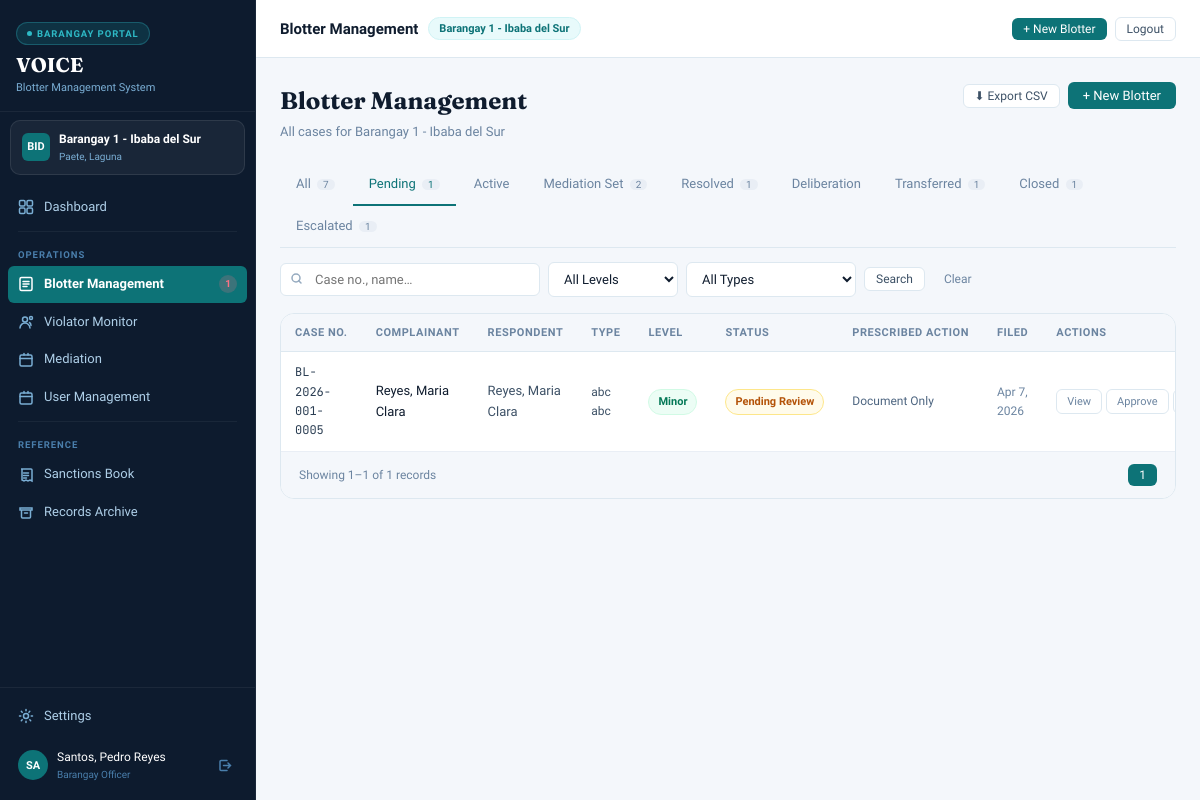
The app's page /barangay-portal/index.php?page=blotter-management&status=pending_review (signed in) with its own data.
### tables this page shows
CREATE TABLE `barangays` (
  `id` int(10) UNSIGNED NOT NULL,
  `name` varchar(120) NOT NULL,
  `municipality` varchar(120) NOT NULL,
  `province` varchar(120) DEFAULT NULL,
  `psgc_code` varchar(20) DEFAULT NULL,
  `contact_no` varchar(20) DEFAULT NULL,
  `email` varchar(120) DEFAULT NULL,
  `address` text DEFAULT NULL,
  `captain_name` varchar(120) DEFAULT NULL,
  `is_active` tinyint(1) NOT NULL DEFAULT 1,
  `created_at` datetime NOT NULL DEFAULT current_timestamp(),
  `updated_at` datetime NOT NULL DEFAULT current_timestamp() ON UPDATE current_timestamp()
);

CREATE TABLE `blotters` (
  `id` int(10) UNSIGNED NOT NULL,
  `case_number` varchar(30) NOT NULL,
  `barangay_id` int(10) UNSIGNED NOT NULL,
  `complainant_user_id` int(10) UNSIGNED DEFAULT NULL,
  `respondent_user_id` int(10) UNSIGNED DEFAULT NULL,
  `complainant_name` varchar(200) NOT NULL,
  `complainant_contact` varchar(20) DEFAULT NULL,
  `complainant_address` text DEFAULT NULL,
  `respondent_name` varchar(200) NOT NULL DEFAULT 'Unknown',
  `respondent_contact` varchar(20) DEFAULT NULL,
  `respondent_address` text DEFAULT NULL,
  `incident_type` varchar(100) NOT NULL,
  `violation_level` enum('minor','moderate','serious','critical') NOT NULL,
  `incident_date` date NOT NULL,
  `incident_time` time DEFAULT NULL,
  `incident_location` text DEFAULT NULL,
  `incident_lat` decimal(10,7) DEFAULT NULL,
  `incident_lng` decimal(10,7) DEFAULT NULL,
  `narrative` text DEFAULT NULL,
  `prescribed_action` enum('document_only','mediation','refer_barangay','refer_police','refer_vawc','escalate_municipality','pending') NOT NULL DEFAULT 'pending',
  `status` enum('pending_review','active','mediation_set','escalated','resolved','closed','transferred','dismissed','cfa_issued','repudiated') NOT NULL DEFAULT 'pending_review',
  `assigned_officer_id` int(10) UNSIGNED DEFAULT NULL,
  `filed_by_user_id` int(10) UNSIGNED DEFAULT NULL,
  `remarks` text DEFAULT NULL,
  `complainant_missed` tinyint(3) UNSIGNED NOT NULL DEFAULT 0 COMMENT 'How many mediation sessions complainant missed',
  `respondent_missed` tinyint(3) UNSIGNED NOT NULL DEFAULT 0 COMMENT 'How many mediation sessions respondent missed',
  `created_at` datetime NOT NULL DEFAULT current_timestamp(),
  `updated_at` datetime NOT NULL DEFAULT current_timestamp() ON UPDATE current_timestamp()
);

### connection/connect.php (called while the page is built, shortened)
<?php
function currentUser(): array {
    return [
        'id'         => $_SESSION['user_id']   ?? null,
        'name'       => $_SESSION['user_name'] ?? null,
        'role'       => $_SESSION['user_role'] ?? null,
        'barangay_id'=> $_SESSION['barangay_id'] ?? null,
    ];
}
function e(string $str): string {
    return htmlspecialchars($str, ENT_QUOTES, 'UTF-8');
}

### barangay-portal/index.php (the view, shortened to what this page needs)
<?php
require_once '../connection/auth.php';
$user = currentUser();
$allowed = ['dashboard','blotter-management','violator-monitor','mediation','user-management','sanctions-book','records-archive','settings'];
$page    = (isset($_GET['page']) && in_array($_GET['page'], $allowed)) ? $_GET['page'] : 'dashboard';
$titles = [
    'dashboard'          => 'Dashboard',
    'blotter-management' => 'Blotter Management',
    'violator-monitor'   => 'Violator Monitor',
    'mediation'          => 'Mediation',
    'user-management'     => 'User Management',
    'sanctions-book'     => 'Sanctions Book',
    'records-archive'    => 'Records Archive',
    'settings'           => 'Settings',
];
$bid = (int)$user['barangay_id'];
$bgy = ['name' => 'Barangay', 'municipality' => '', 'province' => '', 'captain_name' => '', 'contact_no' => ''];
try {
    $s = $pdo->prepare("SELECT * FROM barangays WHERE id = ? LIMIT 1");
    $s->execute([$bid]);
    $bgy = $s->fetch() ?: $bgy;
} catch (PDOException $e) {}
$pending_count = 0;
try {
    $pending_count = (int)$pdo->query(
        "SELECT COUNT(*) FROM blotters WHERE barangay_id = $bid AND status = 'pending_review'"
    )->fetchColumn();
} catch (PDOException $e) {}
$bgy_init = strtoupper(implode('', array_slice(
    array_map(fn($w) => $w[0],
        array_filter(explode(' ', $bgy['name']), fn($w) => strlen($w) > 2)
    ), 0, 3
)));
?>
<!DOCTYPE html>
<html lang="en">
<head>
  <link rel="stylesheet" href="css/styles.css">
</head>
<body>
<div class="app">
  <aside class="sidebar">
    <div class="sb-brand">
      <div class="sb-pill"><div class="sb-dot"></div><span>Barangay Portal</span></div>
      <div class="sb-name">VOICE</div>
      <div class="sb-sub">Blotter Management System</div>
    </div>
    <div class="bgy-chip">
      <div class="bgy-av"><?= $bgy_init ?></div>
      <div>
        <div class="bgy-nm"><?= e($bgy['name']) ?></div>
        <div class="bgy-loc"><?= e($bgy['municipality']) ?><?= $bgy['province'] ? ', ' . e($bgy['province']) : '' ?></div>
      </div>
    </div>
    <nav>
      <a class="nav-a <?= $page === 'dashboard' ? 'active' : '' ?>" href="?page=dashboard">
        <span class="nav-label">Dashboard</span>
      </a>
      <div class="nav-hr"></div>
      <div class="nav-sec">Operations</div>
      <a class="nav-a <?= $page === 'blotter-management' ? 'active' : '' ?>" href="?page=blotter-management">
        <svg class="nav-icon" viewBox="0 0 16 16" fill="none" stroke="currentColor" stroke-width="1.5" stroke-linecap="round"><rect x="2" y="1.5" width="12" height="13" rx="1.5"/><path d="M5 5.5h6M5 8h6M5 10.5h4"/></svg>
        <span class="nav-label">Blotter Management</span>
        <?php if ($pending_count > 0): ?><span class="nav-badge nb-rose"><?= $pending_count ?></span><?php endif; ?>
      </a>
      <a class="nav-a <?= $page === 'violator-monitor' ? 'active' : '' ?>" href="?page=violator-monitor">
        <svg class="nav-icon" viewBox="0 0 16 16" fill="none" stroke="currentColor" stroke-width="1.5" stroke-linecap="round"><circle cx="7" cy="5.5" r="2.5"/><path d="M2 14c0-3 2.5-5 5-5s5 2.2 5 5"/><circle cx="13" cy="4" r="1.5"/><path d="M11.5 8.5c.8.5 1.5 1.4 1.5 3"/></svg>
        <span class="nav-label">Violator Monitor</span>
      </a>
      <a class="nav-a <?= $page === 'mediation' ? 'active' : '' ?>" href="?page=mediation">
        <svg class="nav-icon" viewBox="0 0 16 16" fill="none" stroke="currentColor" stroke-width="1.5" stroke-linecap="round"><rect x="2" y="3" width="12" height="11" rx="1.5"/><path d="M2 6.5h12M6 3V1.5M10 3V1.5"/></svg>
        <span class="nav-label">Mediation</span>
      </a>
      <a class="nav-a <?= $page === 'user-management' ? 'active' : '' ?>" href="?page=user-management">
        <svg class="nav-icon" viewBox="0 0 16 16" fill="none" stroke="currentColor" stroke-width="1.5" stroke-linecap="round"><rect x="2" y="3" width="12" height="11" rx="1.5"/><path d="M2 6.5h12M6 3V1.5M10 3V1.5"/></svg>
        <span class="nav-label">User Management</span>
      </a>
      <div class="nav-hr"></div>
      <div class="nav-sec">Reference</div>
      <a class="nav-a <?= $page === 'sanctions-book' ? 'active' : '' ?>" href="?page=sanctions-book">
        <svg class="nav-icon" viewBox="0 0 16 16" fill="none" stroke="currentColor" stroke-width="1.5" stroke-linecap="round"><path d="M3 2h10a1 1 0 0 1 1 1v11l-2-1-2 1-2-1-2 1-2-1V3a1 1 0 0 1 1-1z"/><path d="M5.5 6h5M5.5 8.5h5M5.5 11h3"/></svg>
        <span class="nav-label">Sanctions Book</span>
      </a>
      <a class="nav-a <?= $page === 'records-archive' ? 'active' : '' ?>" href="?page=records-archive">
        <svg class="nav-icon" viewBox="0 0 16 16" fill="none" stroke="currentColor" stroke-width="1.5" stroke-linecap="round"><path d="M2 4h12v2H2zM3.5 6v7a1 1 0 0 0 1 1h7a1 1 0 0 0 1-1V6"/><path d="M6.5 9h3"/></svg>
        <span class="nav-label">Records Archive</span>
      </a>
    </nav>
    <div class="sb-foot">
      <a class="nav-a <?= $page === 'settings' ? 'active' : '' ?>" href="?page=settings" style="margin-bottom:6px">
        <svg class="nav-icon" viewBox="0 0 16 16" fill="none" stroke="currentColor" stroke-width="1.5" stroke-linecap="round"><circle cx="8" cy="8" r="2.5"/><path d="M8 1.5v1.3M8 13.2v1.3M1.5 8h1.3M13.2 8h1.3M3.3 3.3l.9.9M11.8 11.8l.9.9M11.8 3.3l-.9.9M4.2 11.8l-.9.9"/></svg>
        <span class="nav-label">Settings</span>
      </a>
      <div class="user-row">
        <div class="user-av"><?= strtoupper(substr($user['name'] ?? 'BG', 0, 2)) ?></div>
        <div>
          <div class="user-nm"><?= e($user['name'] ?? 'Officer') ?></div>
          <div class="user-rl">Barangay Officer</div>
        </div>
        <a href="../connection/logout.php" class="logout-btn" title="Logout">
          <svg width="15" height="15" viewBox="0 0 15 15" fill="none" stroke="currentColor" stroke-width="1.5" stroke-linecap="round"><path d="M5.5 7.5h7M10 5l2.5 2.5L10 10"/><path d="M9 2.5H3a1 1 0 0 0-1 1v8a1 1 0 0 0 1 1h6"/></svg>
        </a>
      </div>
    </div>
  </aside>
  <div class="main">
    <div class="topbar">
      <div class="topbar-left">
        <span class="topbar-title"><?= e($titles[$page]) ?></span>
        <span class="topbar-badge"><?= e($bgy['name']) ?></span>
      </div>
      <div class="topbar-actions">
        <button class="btn btn-primary btn-sm" onclick="openModal('modal-new-blotter')">+ New Blotter</button>
        <a href="../connection/logout.php" class="btn btn-outline btn-sm">Logout</a>
      </div>
    </div>
    <div class="content">
      <?php include "pages/{$page}.php"; ?>
    </div>
  </div>
</div>
</body>
</html>

### barangay-portal/pages/blotter-management.php (shortened to what this page needs)
<?php
$bid = (int)$user['barangay_id'];
$f_status = $_GET['status'] ?? '';
$f_search = $_GET['search'] ?? '';
$pg       = max(1, (int)($_GET['pg'] ?? 1));
$per_page = 15;
$offset   = ($pg - 1) * $per_page;
$where = ["barangay_id = $bid"]; $params = [];
if ($f_status) { $where[] = 'status = ?';          $params[] = $f_status; }
$ws = 'WHERE ' . implode(' AND ', $where);
$blotters = []; $total = 0;
try {
    $c = $pdo->prepare("SELECT COUNT(*) FROM blotters $ws");
    $c->execute($params); $total = (int)$c->fetchColumn();
    $s = $pdo->prepare("SELECT * FROM blotters $ws ORDER BY created_at DESC LIMIT ? OFFSET ?");
    $s->execute(array_merge($params, [$per_page, $offset]));
    $blotters = $s->fetchAll();
} catch (PDOException $e) {}
$total_pages = max(1, (int)ceil($total / $per_page));
$tab_counts = [];
try {
    $rows = $pdo->query("SELECT status, COUNT(*) c FROM blotters WHERE barangay_id=$bid GROUP BY status")->fetchAll();
    foreach ($rows as $r) $tab_counts[$r['status']] = (int)$r['c'];
} catch (PDOException $e) {}
$tab_counts['all'] = array_sum($tab_counts);
function bq(array $o = []): string {
    $base = array_filter(['page'=>'blotter-management','status'=>$_GET['status']??'','level'=>$_GET['level']??'','type'=>$_GET['type']??'','search'=>$_GET['search']??''], fn($v)=>$v!=='');
    return '?' . http_build_query(array_merge($base, $o));
}
$lm = ['minor'=>'ch-emerald','moderate'=>'ch-amber','serious'=>'ch-rose','critical'=>'ch-violet'];
$sm = ['pending_review'=>'ch-amber','active'=>'ch-teal','mediation_set'=>'ch-navy','resolved'=>'ch-emerald','closed'=>'ch-slate','escalated'=>'ch-rose','transferred'=>'ch-slate'];
?>
<div class="page-hdr">
  <div class="page-hdr-left">
    <h2>Blotter Management</h2>
    <p>All cases for <?= e($bgy['name']) ?></p>
  </div>
  <div class="page-hdr-actions">
    <button class="btn btn-outline btn-sm" onclick="exportCSV()">⬇ Export CSV</button>
    <button class="btn btn-primary" onclick="openModal('modal-new-blotter')">+ New Blotter</button>
  </div>
</div>
<div class="tab-bar" style="margin-bottom:0;border-bottom:none">
  <?php
  $tabs = [''=>'All','pending_review'=>'Pending','active'=>'Active','mediation_set'=>'Mediation Set','resolved'=>'Resolved','deliberation'=>'Deliberation','transferred'=>'Transferred','closed'=>'Closed','escalated'=>'Escalated'];
  foreach ($tabs as $val => $lbl):
    $cnt = $val === '' ? ($tab_counts['all']??0) : ($tab_counts[$val]??0);
  ?>
  <a class="tab-item <?= $f_status===$val?'active':'' ?>" href="<?= bq(['status'=>$val,'pg'=>1]) ?>">
    <?= $lbl ?><?php if ($cnt): ?> <span style="font-size:10px;background:var(--surface-2);padding:0 6px;border-radius:10px;margin-left:3px"><?= $cnt ?></span><?php endif; ?>
  </a>
  <?php endforeach; ?>
</div>
<div style="height:1px;background:var(--ink-100);margin-bottom:14px"></div>
<form method="GET" class="filter-bar">
  <div class="inp-icon" style="flex:1;max-width:260px">
    <input type="search" name="search" placeholder="Case no., name…" value="<?= e($f_search) ?>">
  </div>
  <select name="level" onchange="this.form.submit()">
    <option value="">All Levels</option>
  </select>
  <select name="type" onchange="this.form.submit()">
    <option value="">All Types</option>
  </select>
  <button type="submit" class="btn btn-outline btn-sm">Search</button>
  <a href="?page=blotter-management" class="btn btn-ghost btn-sm">Clear</a>
</form>
<div class="card">
  <div class="tbl-wrap">
    <table>
      <thead>
        <tr><th>Case No.</th><th>Complainant</th><th>Respondent</th><th>Type</th><th>Level</th><th>Status</th><th>Prescribed Action</th><th>Filed</th><th>Actions</th></tr>
      </thead>
      <tbody>
      <?php if (empty($blotters)): ?>
        <tr><td colspan="9"><div class="empty-state"><div class="es-icon">📋</div><div class="es-title">No blotters found</div><div class="es-sub">Adjust your filters or file a new blotter</div></div></td></tr>
      <?php else: foreach ($blotters as $b):
        $has_respondent = !empty(trim($b['respondent_name'] ?? ''));
        $is_terminal    = in_array($b['status'], ['resolved','closed','transferred']);
      ?>
        <tr>
          <td class="td-mono"><?= e($b['case_number']) ?></td>
          <td class="td-main"><?= e($b['complainant_name']) ?></td>
          <td><?= $has_respondent ? e($b['respondent_name']) : '<span style="color:var(--ink-300);font-style:italic;font-size:11px">No respondent</span>' ?></td>
          <td style="font-size:12px"><?= e($b['incident_type']) ?></td>
          <td><span class="chip <?= $lm[$b['violation_level']]??'ch-slate' ?>"><?= ucfirst($b['violation_level']) ?></span></td>
          <td><span class="chip <?= $sm[$b['status']]??'ch-slate' ?>"><?= ucwords(str_replace('_',' ',$b['status'])) ?></span></td>
          <td style="font-size:12px;color:var(--ink-500)"><?= e(ucwords(str_replace('_',' ',$b['prescribed_action']??''))) ?: '—' ?></td>
          <td style="font-size:12px;color:var(--ink-400)"><?= date('M j, Y', strtotime($b['created_at'])) ?></td>
          <td>
            <div style="display:flex;gap:4px">
              <button class="act-btn" onclick="viewBlotter(<?= $b['id'] ?>)">View</button>
              <?php if ($b['status']==='pending_review'): ?>
                <button class="act-btn green" onclick="quickApprove(<?= $b['id'] ?>)">Approve</button>
              <?php endif; ?>
              <?php if (!$is_terminal && $has_respondent): ?>
                <button class="act-btn" onclick="openScheduleMed(<?= $b['id'] ?>,'<?= e(addslashes($b['case_number'])) ?>')">Mediation</button>
              <?php endif; ?>
            </div>
          </td>
        </tr>
      <?php endforeach; endif; ?>
      </tbody>
    </table>
  </div>
  <div class="card-foot">
    <div class="pager">
      <span class="pager-info">Showing <?= min($offset+1,$total) ?>–<?= min($offset+$per_page,$total) ?> of <?= $total ?> records</span>
      <div class="pager-btns">
        <?php for ($i=max(1,$pg-2);$i<=min($total_pages,$pg+2);$i++): ?>
          <a href="<?= bq(['pg'=>$i]) ?>" class="btn <?= $i===$pg?'btn-primary':'btn-outline' ?> btn-sm"><?= $i ?></a>
        <?php endfor; ?>
      </div>
    </div>
  </div>
</div>

### records on screen
barangays: name "BID", name "Barangay 1 - Ibaba del Sur", municipality "Paete", province "Laguna"
blotters: case_number "BL-2026-001-0005", complainant_name "Reyes, Maria Clara", respondent_name "Reyes, Maria Clara", incident_type "abc abc", violation_level "Minor", status "Pending Review", prescribed_action "Document Only", created_at "Apr 7, 2026"

### other values on screen
$pending_count "1"
substr($user['name'] ?? 'BG', 0, 2) "SA"
$user['name'] "Santos, Pedro Reyes"
$titles[$page] "Blotter Management"
$lbl "All"
$cnt "7"
$lbl "Pending"
$cnt "1"
$lbl "Active"
$lbl "Mediation Set"
$cnt "2"
$lbl "Resolved"
$lbl "Deliberation"
$lbl "Transferred"
$lbl "Closed"
